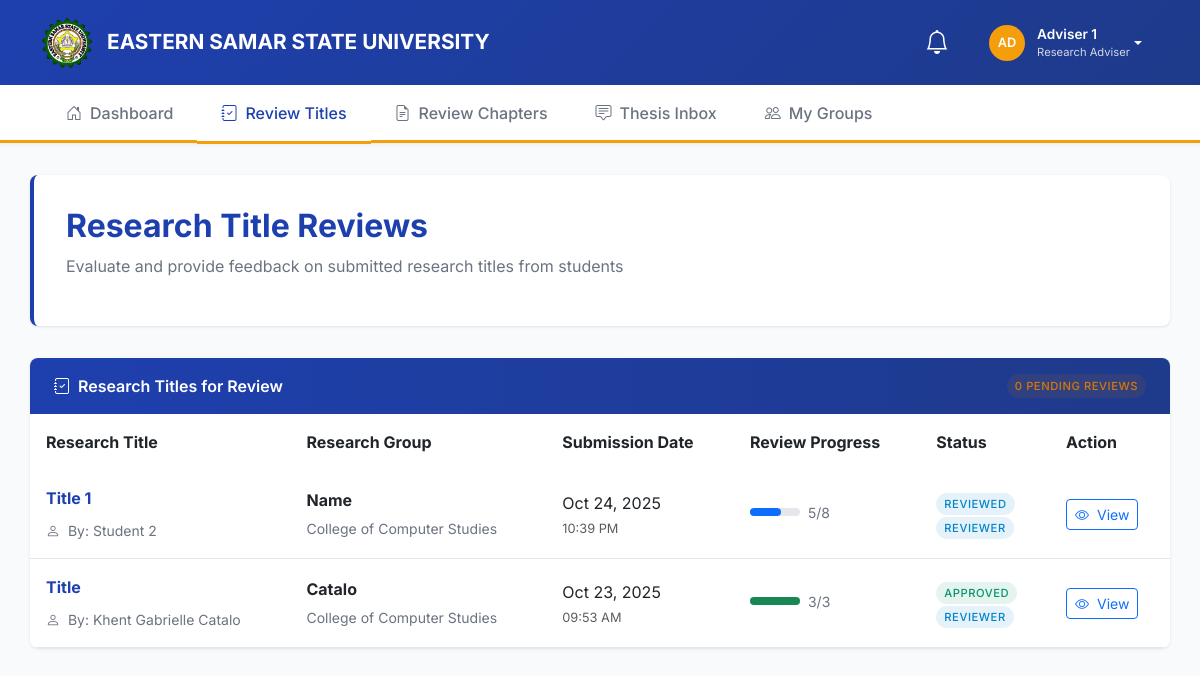
/panel/review_titles.php?error=invalid_submission (signed in), run on the app's committed database.
### tables this page shows
CREATE TABLE `submissions` (
  `submission_id` int(11) NOT NULL,
  `group_id` int(11) NOT NULL,
  `submission_type` enum('title','chapter') NOT NULL,
  `title` varchar(200) NOT NULL,
  `description` text DEFAULT NULL,
  `chapter_number` int(11) DEFAULT NULL,
  `document_path` varchar(255) DEFAULT NULL,
  `status` enum('pending','approved','rejected') DEFAULT 'pending',
  `submission_date` timestamp NOT NULL DEFAULT current_timestamp(),
  `created_at` timestamp NOT NULL DEFAULT current_timestamp(),
  `approval_date` datetime DEFAULT NULL,
  `revision_number` int(11) DEFAULT 1,
  `parent_submission_id` int(11) DEFAULT NULL,
  `required_approvals` int(11) DEFAULT 3
);

CREATE TABLE `research_groups` (
  `group_id` int(11) NOT NULL,
  `group_name` varchar(80) NOT NULL,
  `lead_student_id` int(11) DEFAULT NULL,
  `adviser_id` int(11) DEFAULT NULL,
  `college` varchar(80) NOT NULL,
  `program` varchar(50) NOT NULL,
  `year_level` varchar(15) NOT NULL,
  `created_at` timestamp NOT NULL DEFAULT current_timestamp()
);

### panel/review_titles.php (the view, shortened to what this page needs)
<?php
require_once '../config/database.php';
$user_id = $_SESSION['user_id'];
$user_role = $_SESSION['role'];
$titles = [];
try {
    if ($user_role == 'adviser') {
        $stmt = $conn->prepare("
            SELECT DISTINCT s.*, rg.group_name,
                CONCAT(u.first_name, ' ', u.last_name) as student_name,
                rg.college, rg.program,
                CASE WHEN EXISTS (
                    SELECT 1 FROM reviews
                    WHERE submission_id = s.submission_id AND reviewer_id = ?
                ) THEN 'reviewed' ELSE 'not_reviewed' END as review_status,
                (SELECT COUNT(*) FROM reviews
                 WHERE submission_id = s.submission_id AND decision = 'approve') as current_approvals,
                COALESCE(s.required_approvals, 3) as required_approvals,
                'Group Adviser' as access_type
            FROM submissions s
            JOIN research_groups rg ON s.group_id = rg.group_id
            JOIN users u ON rg.lead_student_id = u.user_id
            WHERE s.submission_type = 'title'
            AND (rg.adviser_id = ? OR EXISTS(
                SELECT 1 FROM assignments a
                WHERE a.context_type = 'submission'
                AND a.context_id = s.submission_id
                AND a.user_id = ?
                AND a.assignment_type = 'reviewer'
            ))
            ORDER BY
                CASE WHEN (SELECT COUNT(*) FROM reviews WHERE submission_id = s.submission_id AND decision = 'approve') < COALESCE(s.required_approvals, 3) THEN 0 ELSE 1 END,
                created_at DESC
        ");
        $stmt->execute([$user_id, $user_id, $user_id]);
        $titles = $stmt->fetchAll(PDO::FETCH_ASSOC);
    }
} catch (Exception $e) {
    $error = "Database error: " . $e->getMessage();
    $titles = [];
}
$pending_reviews = count(array_filter($titles, function ($t) {
    return $t['review_status'] == 'not_reviewed' && ($t['current_approvals'] ?? 0) < ($t['required_approvals'] ?? 3);
}));
?>
<!DOCTYPE html>
<html lang="en">
<head>
    <link href="https://cdn.jsdelivr.net/npm/bootstrap@5.3.0/dist/css/bootstrap.min.css" rel="stylesheet">
    <link rel="stylesheet" href="https://cdn.jsdelivr.net/npm/bootstrap-icons@1.11.0/font/bootstrap-icons.css">
</head>
<body>
    <header class="university-header">
        <div class="container">
            <div class="d-flex justify-content-between align-items-center">
                <a href="#" class="university-brand">
                    <img src="../assets/images/essu logo.png" alt="ESSU Logo" class="university-logo">
                    <div>
                        <div class="university-name">EASTERN SAMAR STATE UNIVERSITY</div>
                    </div>
                </a>
                <div class="notification-section">
                    <div class="dropdown">
                        <button class="notification-bell" data-bs-toggle="dropdown" aria-expanded="false" id="notificationBell">
                            <i class="bi bi-bell"></i>
                        </button>
                    </div>
                    <div class="dropdown">
                        <a href="#" class="user-profile dropdown-toggle" data-bs-toggle="dropdown">
                            <div class="user-avatar">
                                <?php echo strtoupper(substr($_SESSION['full_name'], 0, 2)); ?>
                            </div>
                            <div class="d-none d-md-block">
                                <div style="font-size: 0.85rem; font-weight: 600;"><?php echo htmlspecialchars($_SESSION['full_name']); ?></div>
                                <div style="font-size: 0.7rem; opacity: 0.8;"><?php echo $user_role === 'adviser' ? 'Research Adviser' : 'Panel Member'; ?></div>
                            </div>
                        </a>
                    </div>
                </div>
            </div>
        </div>
    </header>
    <nav class="main-nav">
        <div class="container">
            <ul class="nav nav-tabs">
                <li class="nav-item">
                    <a class="nav-link" href="dashboard.php">
                        <i class="bi bi-house-door me-2"></i>Dashboard
                    </a>
                </li>
                <li class="nav-item">
                    <a class="nav-link active" href="review_titles.php" style="position: relative;">
                        <i class="bi bi-journal-check me-2"></i>Review Titles
                    </a>
                </li>
                <li class="nav-item">
                    <a class="nav-link" href="review_chapters.php">
                        <i class="bi bi-file-earmark-text me-2"></i>Review Chapters
                    </a>
                </li>
                <li class="nav-item">
                    <a class="nav-link" href="thesis_inbox.php">
                        <i class="bi bi-chat-square-text me-2"></i>Thesis Inbox
                    </a>
                </li>
                <?php if ($user_role === 'adviser'): ?>
                <li class="nav-item">
                    <a class="nav-link" href="my_groups.php">
                        <i class="bi bi-people me-2"></i>My Groups
                    </a>
                </li>
                <?php endif; ?>
            </ul>
        </div>
    </nav>
    <div class="container" style="padding: 2rem 0;">
        <div style="background: white; border-radius: 8px; padding: 2rem; margin-bottom: 2rem; box-shadow: 0 1px 3px rgba(0,0,0,0.1); border-left: 4px solid var(--university-blue);">
            <h1 style="font-size: 2rem; font-weight: 700; color: var(--university-blue); margin-bottom: 0.5rem;">Research Title Reviews</h1>
            <p style="color: var(--text-secondary); font-size: 1rem;">Evaluate and provide feedback on submitted research titles from students</p>
        </div>
        <div class="academic-card">
            <div class="card-header-academic d-flex justify-content-between align-items-center">
                <div>
                    <i class="bi bi-journal-check me-2"></i>Research Titles for Review
                </div>
                <span class="academic-badge warning">
                    <?php echo $pending_reviews; ?> Pending Reviews
                </span>
            </div>
            <div class="p-0">
                <?php if (count($titles) > 0): ?>
                    <div class="table-responsive">
                        <table class="table table-academic mb-0">
                            <thead style="background: var(--academic-gray); color: white;">
                                <tr>
                                    <th style="padding: 1rem; border: none;">Research Title</th>
                                    <th style="padding: 1rem; border: none;">Research Group</th>
                                    <th style="padding: 1rem; border: none;">Submission Date</th>
                                    <th style="padding: 1rem; border: none;">Review Progress</th>
                                    <th style="padding: 1rem; border: none;">Status</th>
                                    <th style="padding: 1rem; border: none;">Action</th>
                                </tr>
                            </thead>
                            <tbody>
                                <?php foreach ($titles as $title): ?>
                                    <tr style="border-bottom: 1px solid var(--border-light);">
                                        <td style="padding: 1rem; border: none; vertical-align: middle;">
                                            <div class="mb-2">
                                                <strong style="color: var(--university-blue);"><?php echo htmlspecialchars($title['title']); ?></strong>
                                            </div>
                                            <small style="color: var(--text-secondary);">
                                                <i class="bi bi-person me-1"></i>
                                                By: <?php echo htmlspecialchars($title['student_name']); ?>
                                            </small>
                                        </td>
                                        <td style="padding: 1rem; border: none; vertical-align: middle;">
                                            <div class="mb-1">
                                                <strong><?php echo htmlspecialchars($title['group_name']); ?></strong>
                                            </div>
                                            <small style="color: var(--text-secondary);"><?php echo htmlspecialchars($title['college']); ?></small>
                                        </td>
                                        <td style="padding: 1rem; border: none; vertical-align: middle;">
                                            <div class="mb-1">
                                                <?php echo date('M d, Y', strtotime($title['created_at'])); ?>
                                            </div>
                                            <div class="text-muted" style="font-size: 0.8rem;">
                                                <?php echo date('h:i A', strtotime($title['created_at'])); ?>
                                            </div>
                                        </td>
                                        <td style="padding: 1rem; border: none; vertical-align: middle;">
                                            <div class="d-flex align-items-center mb-1">
                                                <div class="progress-academic me-2">
                                                    <div class="progress-bar-academic bg-<?php echo ($title['current_approvals'] >= ($title['required_approvals'] ?? 3)) ? 'success' : 'primary'; ?>"
                                                         style="width: <?php echo (($title['current_approvals'] / ($title['required_approvals'] ?? 3)) * 100); ?>%"></div>
                                                </div>
                                                <small style="color: var(--text-secondary);">
                                                    <?php echo $title['current_approvals']; ?>/<?php echo $title['required_approvals'] ?? 3; ?>
                                                </small>
                                            </div>
                                        </td>
                                        <td style="padding: 1rem; border: none; vertical-align: middle;">
                                            <?php if ($title['current_approvals'] >= ($title['required_approvals'] ?? 3)): ?>
                                                <span class="academic-badge success">Approved</span>
                                            <?php elseif ($title['review_status'] == 'reviewed'): ?>
                                                <span class="academic-badge info">Reviewed</span>
                                            <?php else: ?>
                                                <span class="academic-badge warning">Pending</span>
                                            <?php endif; ?>
                                            <br>
                                            <span class="academic-badge info" style="margin-top: 0.25rem;">
                                                Reviewer
                                            </span>
                                        </td>
                                        <td style="padding: 1rem; border: none; vertical-align: middle;">
                                            <a href="review_title.php?id=<?php echo $title['submission_id']; ?>"
                                               class="btn btn-<?php echo $title['review_status'] == 'not_reviewed' ? 'primary' : 'outline-primary'; ?> btn-sm">
                                                <i class="bi bi-<?php echo $title['review_status'] == 'not_reviewed' ? 'pen' : 'eye'; ?> me-1"></i>
                                                <?php echo $title['review_status'] == 'not_reviewed' ? 'Review' : 'View'; ?>
                                            </a>
                                        </td>
                                    </tr>
                                <?php endforeach; ?>
                            </tbody>
                        </table>
                    </div>
                <?php endif; ?>
            </div>
        </div>
    </div>
</body>
</html>

### panel/review_titles.php (style rules this page uses)
:root { --university-blue: #1e40af; --university-gold: #f59e0b; --academic-gray: #374151; --light-gray: #f8fafc; --border-light: #e5e7eb; --text-primary: #111827; --text-secondary: #6b7280; --success-green: #059669; --warning-orange: #d97706; --danger-red: #dc2626; --info-blue: #0284c7; }
* { box-sizing: border-box; }
body { font-family: 'Inter', sans-serif; background-color: var(--light-gray); color: var(--text-primary); overflow-x: hidden; }
.university-header { background: linear-gradient(135deg, var(--university-blue) 0%, #1e3a8a 100%); color: white; padding: 1rem 0; box-shadow: 0 2px 4px rgba(0,0,0,0.1); }
.university-brand { display: flex; align-items: center; color: white !important; text-decoration: none; flex: 1; }
.university-logo { width: 50px; height: 50px; margin-right: 15px; border-radius: 8px; flex-shrink: 0; }
.university-name { font-size: 1.3rem; font-weight: 700; line-height: 1.2; }
.notification-section { display: flex; align-items: center; gap: 1rem; }
.notification-bell { position: relative; background: none; border: none; color: white; font-size: 1.5rem; padding: 0.5rem; border-radius: 50%; transition: all 0.3s ease; cursor: pointer; }
.main-nav { background: white; border-bottom: 3px solid var(--university-gold); padding: 0; box-shadow: 0 2px 4px rgba(0,0,0,0.05); }
.nav-tabs { border-bottom: none; margin-bottom: 0; }
.nav-tabs .nav-link { color: var(--text-secondary); font-weight: 500; border: none; padding: 1rem 1.5rem; border-radius: 0; position: relative; transition: all 0.3s ease; }
.nav-tabs .nav-link.active { color: var(--university-blue); background: white; border-color: transparent; }
.nav-tabs .nav-link.active::after { content: ''; position: absolute; bottom: -3px; left: 0; right: 0; height: 3px; background: var(--university-gold); }
.academic-card { background: white; border-radius: 8px; box-shadow: 0 1px 3px rgba(0,0,0,0.1); overflow: hidden; }
.card-header-academic { background: linear-gradient(90deg, var(--university-blue), #1e3a8a); color: white; padding: 1rem 1.5rem; font-weight: 600; font-size: 1rem; }
.academic-badge { padding: 0.25rem 0.5rem; border-radius: 12px; font-size: 0.7rem; font-weight: 500; text-transform: uppercase; letter-spacing: 0.05em; }
.academic-badge.success { background: rgba(5, 150, 105, 0.1); color: var(--success-green); }
.academic-badge.warning { background: rgba(217, 119, 6, 0.1); color: var(--warning-orange); }
.academic-badge.info { background: rgba(2, 132, 199, 0.1); color: var(--info-blue); }
.progress-academic { height: 8px; border-radius: 4px; background: var(--border-light); width: 50px; }
.progress-bar-academic { border-radius: 4px; transition: width 0.3s ease; height: 100%; }
.user-profile { display: flex; align-items: center; padding: 0.5rem 1rem; color: white !important; text-decoration: none; border-radius: 6px; flex-shrink: 0; }
.user-avatar { width: 36px; height: 36px; border-radius: 50%; background: var(--university-gold); display: flex; align-items: center; justify-content: center; font-weight: 600; margin-right: 0.75rem; color: white; font-size: 0.8rem; flex-shrink: 0; }

### data on the page
submissions: title "Title 1", student_name "Student 2", group.group_name "Name", group.college "College of Computer Studies", created_at "Oct 24, 2025", created_at "10:39 PM", current_approvals "5", required_approvals "8", shows "REVIEWED"
submissions: title "Title", student_name "Khent Gabrielle Catalo", group.group_name "Catalo", group.college "College of Computer Studies", created_at "Oct 23, 2025", created_at "09:53 AM", current_approvals "3", required_approvals "3", shows "APPROVED"

### other printed values
substr($_SESSION['full_name'], 0, 2) "AD"
$_SESSION['full_name'] "Adviser 1"
$pending_reviews "0"
